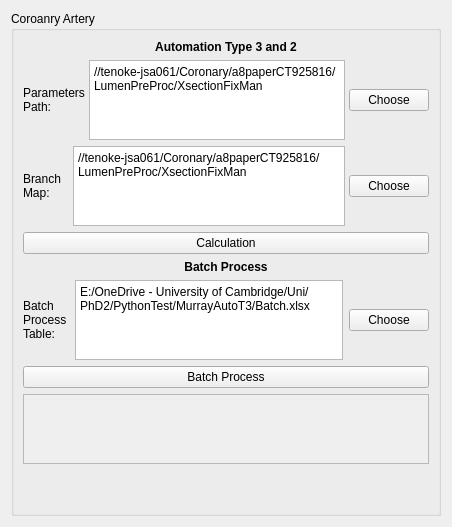
          <widget class="QWidget" name="tab_20">
           <attribute name="title">
            <string>Automation</string>
           </attribute>
           <layout class="QVBoxLayout" name="verticalLayout_108">
            <item>
             <widget class="QGroupBox" name="groupBox_13">
              <property name="minimumSize">
               <size>
                <width>2</width>
                <height>0</height>
               </size>
              </property>
              <property name="font">
               <font>
                <family>Arial</family>
                <pointsize>9</pointsize>
               </font>
              </property>
              <property name="title">
               <string>Coroanry Artery</string>
              </property>
              <layout class="QVBoxLayout" name="verticalLayout_107">
               <item>
                <widget class="QLabel" name="label_575">
                 <property name="font">
                  <font>
                   <family>Arial</family>
                   <pointsize>9</pointsize>
                   <weight>75</weight>
                   <bold>true</bold>
                  </font>
                 </property>
                 <property name="text">
                  <string>Automation Type 3 and 2</string>
                 </property>
                 <property name="alignment">
                  <set>Qt::AlignCenter</set>
                 </property>
                </widget>
               </item>
               <item>
                <layout class="QVBoxLayout" name="verticalLayout_105_JZ_7">
                 <item>
                  <layout class="QHBoxLayout" name="horizontalLayout_FM1_37">
                   <property name="spacing">
                    <number>4</number>
                   </property>
                   <item>
                    <widget class="QLabel" name="label_588">
                     <property name="sizePolicy">
                      <sizepolicy hsizetype="Preferred" vsizetype="Preferred">
                       <horstretch>0</horstretch>
                       <verstretch>0</verstretch>
                      </sizepolicy>
                     </property>
                     <property name="minimumSize">
                      <size>
                       <width>46</width>
                       <height>0</height>
                      </size>
                     </property>
                     <property name="maximumSize">
                      <size>
                       <width>16777215</width>
                       <height>16777215</height>
                      </size>
                     </property>
                     <property name="text">
                      <string>Parameters Path:</string>
                     </property>
                     <property name="wordWrap">
                      <bool>true</bool>
                     </property>
                    </widget>
                   </item>
                   <item>
                    <widget class="QPlainTextEdit" name="parametersPathTxt_AVC">
                     <property name="enabled">
                      <bool>true</bool>
                     </property>
                     <property name="sizePolicy">
                      <sizepolicy hsizetype="Expanding" vsizetype="Preferred">
                       <horstretch>0</horstretch>
                       <verstretch>60</verstretch>
                      </sizepolicy>
                     </property>
                     <property name="minimumSize">
                      <size>
                       <width>0</width>
                       <height>0</height>
                      </size>
                     </property>
                     <property name="maximumSize">
                      <size>
                       <width>16777215</width>
                       <height>80</height>
                      </size>
                     </property>
                     <property name="baseSize">
                      <size>
                       <width>0</width>
                       <height>0</height>
                      </size>
                     </property>
                     <property name="plainText">
                      <string>//tenoke-jsa061/Coronary/a8paperCT925816/LumenPreProc/XsectionFixMan</string>
                     </property>
                    </widget>
                   </item>
                   <item>
                    <widget class="QPushButton" name="parameterTableFileBtn_AVC">
                     <property name="sizePolicy">
                      <sizepolicy hsizetype="Fixed" vsizetype="Fixed">
                       <horstretch>0</horstretch>
                       <verstretch>0</verstretch>
                      </sizepolicy>
                     </property>
                     <property name="text">
                      <string>Choose</string>
                     </property>
                    </widget>
                   </item>
                  </layout>
                 </item>
                 <item>
                  <layout class="QHBoxLayout" name="horizontalLayout_FM1_40">
                   <property name="spacing">
                    <number>4</number>
                   </property>
                   <item>
                    <widget class="QLabel" name="label_596">
                     <property name="sizePolicy">
                      <sizepolicy hsizetype="Preferred" vsizetype="Preferred">
                       <horstretch>0</horstretch>
                       <verstretch>0</verstretch>
                      </sizepolicy>
                     </property>
                     <property name="minimumSize">
                      <size>
                       <width>46</width>
                       <height>0</height>
                      </size>
                     </property>
                     <property name="maximumSize">
                      <size>
                       <width>16777215</width>
                       <height>16777215</height>
                      </size>
                     </property>
                     <property name="text">
                      <string>Branch Map:</string>
                     </property>
                     <property name="wordWrap">
                      <bool>true</bool>
                     </property>
                    </widget>
                   </item>
                   <item>
                    <widget class="QPlainTextEdit" name="branchMapPathTxt_AVC">
                     <property name="enabled">
                      <bool>true</bool>
                     </property>
                     <property name="sizePolicy">
                      <sizepolicy hsizetype="Expanding" vsizetype="Preferred">
                       <horstretch>0</horstretch>
                       <verstretch>60</verstretch>
                      </sizepolicy>
                     </property>
                     <property name="minimumSize">
                      <size>
                       <width>0</width>
                       <height>0</height>
                      </size>
                     </property>
                     <property name="maximumSize">
                      <size>
                       <width>16777215</width>
                       <height>80</height>
                      </size>
                     </property>
                     <property name="baseSize">
                      <size>
                       <width>0</width>
                       <height>0</height>
                      </size>
                     </property>
                     <property name="plainText">
                      <string>//tenoke-jsa061/Coronary/a8paperCT925816/LumenPreProc/XsectionFixMan</string>
                     </property>
                    </widget>
                   </item>
                   <item>
                    <widget class="QPushButton" name="branchMapTableBtn_AVC">
                     <property name="sizePolicy">
                      <sizepolicy hsizetype="Fixed" vsizetype="Fixed">
                       <horstretch>0</horstretch>
                       <verstretch>0</verstretch>
                      </sizepolicy>
                     </property>
                     <property name="text">
                      <string>Choose</string>
                     </property>
                    </widget>
                   </item>
                  </layout>
                 </item>
                </layout>
               </item>
               <item>
                <widget class="QPushButton" name="autoType3Btn_AVC">
                 <property name="text">
                  <string>Calculation</string>
                 </property>
                </widget>
               </item>
               <item>
                <layout class="QVBoxLayout" name="verticalLayout_FM_3">
                 <item>
                  <widget class="QLabel" name="label_583">
                   <property name="font">
                    <font>
                     <family>Arial</family>
                     <pointsize>9</pointsize>
                     <weight>75</weight>
                     <bold>true</bold>
                    </font>
                   </property>
                   <property name="text">
                    <string>Batch Process</string>
                   </property>
                   <property name="alignment">
                    <set>Qt::AlignCenter</set>
                   </property>
                  </widget>
                 </item>
                 <item>
                  <layout class="QHBoxLayout" name="horizontalLayout_FM1_38">
                   <item>
                    <widget class="QLabel" name="label_582">
                     <property name="sizePolicy">
                      <sizepolicy hsizetype="Preferred" vsizetype="Preferred">
                       <horstretch>0</horstretch>
                       <verstretch>0</verstretch>
                      </sizepolicy>
                     </property>
                     <property name="minimumSize">
                      <size>
                       <width>46</width>
                       <height>0</height>
                      </size>
                     </property>
                     <property name="maximumSize">
                      <size>
                       <width>16777215</width>
                       <height>16777215</height>
                      </size>
                     </property>
                     <property name="text">
                      <string>Batch Process Table:</string>
                     </property>
                     <property name="wordWrap">
                      <bool>true</bool>
                     </property>
                    </widget>
                   </item>
                   <item>
                    <widget class="QPlainTextEdit" name="batchType3PathTxt_AVC">
                     <property name="enabled">
                      <bool>true</bool>
                     </property>
                     <property name="sizePolicy">
                      <sizepolicy hsizetype="Expanding" vsizetype="Expanding">
                       <horstretch>0</horstretch>
                       <verstretch>60</verstretch>
                      </sizepolicy>
                     </property>
                     <property name="minimumSize">
                      <size>
                       <width>0</width>
                       <height>0</height>
                      </size>
                     </property>
                     <property name="maximumSize">
                      <size>
                       <width>16777215</width>
                       <height>80</height>
                      </size>
                     </property>
                     <property name="baseSize">
                      <size>
                       <width>0</width>
                       <height>0</height>
                      </size>
                     </property>
                     <property name="plainText">
                      <string>E:/OneDrive - University of Cambridge/Uni/PhD2/PythonTest/MurrayAutoT3/Batch.xlsx</string>
                     </property>
                    </widget>
                   </item>
                   <item>
                    <widget class="QPushButton" name="autoBatchType3TableBtn_AVC">
                     <property name="sizePolicy">
                      <sizepolicy hsizetype="Fixed" vsizetype="Fixed">
                       <horstretch>0</horstretch>
                       <verstretch>0</verstretch>
                      </sizepolicy>
                     </property>
                     <property name="text">
                      <string>Choose</string>
                     </property>
                    </widget>
                   </item>
                  </layout>
                 </item>
                 <item>
                  <widget class="QPushButton" name="autoBatchType3Btn_AVC">
                   <property name="text">
                    <string>Batch Process</string>
                   </property>
                  </widget>
                 </item>
                </layout>
               </item>
               <item>
                <widget class="QScrollArea" name="scrollArea_2">
                 <property name="widgetResizable">
                  <bool>true</bool>
                 </property>
                 <widget class="QWidget" name="scrollAreaWidgetContents_3">
                  <property name="geometry">
                   <rect>
                    <x>0</x>
                    <y>0</y>
                    <width>855</width>
                    <height>245</height>
                   </rect>
                  </property>
                 </widget>
                </widget>
               </item>
               <item>
                <spacer name="verticalSpacer_17">
                 <property name="orientation">
                  <enum>Qt::Vertical</enum>
                 </property>
                 <property name="sizeHint" stdset="0">
                  <size>
                   <width>20</width>
                   <height>40</height>
                  </size>
                 </property>
                </spacer>
               </item>
              </layout>
             </widget>
            </item>
           </layout>
          </widget>
